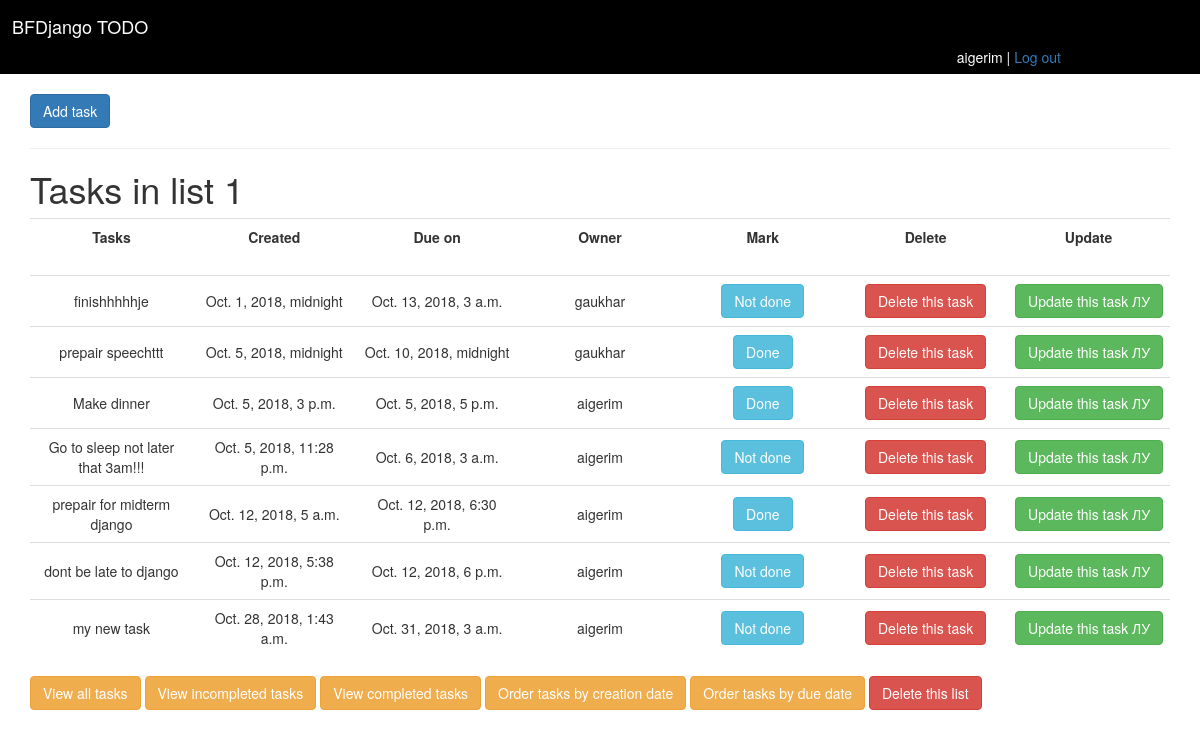
The app's page /main/1/creation_order/ (signed in) with its own data.
### main/models.py (models this page shows, shortened)
class Task(models.Model):
    title = models.CharField(max_length=100)
    created = models.DateTimeField()
    due_to = models.DateTimeField()
    owner = models.ForeignKey(User,on_delete=models.CASCADE,related_name = 'main_tasks')
    mark = models.BooleanField();

### main/views.py (the view)
# urls.py: path('1/creation_order/', views.creation_order,name='creation'),
@login_required
def creation_order(request):
    tasks =  Task.objects.all().order_by("created");
    context = {'tasks':tasks }
    return render(request,'todo_list.html',{'tasks':tasks })

### cbv/templates/todo_list.html
{% extends 'base.html' %}
{% block body %}
		<a href="{% url 'add_task' %}" class="btn btn-primary">Add task</a>
	<hr><h1>Tasks in list 1</h1>
	<table class="table table-hover equal-width-cols">
    <tr>
      <th scope="col" class>Tasks</th>
      <th scope="col">Created</th>
      <th scope="col">Due on</th>
      <th scope="col">Owner</th>
       <th scope="col">Mark</th>
       <th scope="col">Delete</th>
       <th scope="col">Update</th>
    </tr>
</table>
<table class="table table-hover equal-width-cols">
	{% for curtask in tasks %}
	<tr>
			<td class = "centered">{{curtask.title}}</td>
			<td class = "centered">{{curtask.created}}</td>
			<td class = "centered">{{curtask.due_to}}</td>
			<td class = "centered">{{curtask.owner}}</td>
			{% if curtask.mark == True %}
			<td class = "centered"><a class="btn btn-info" href="">Done</a></td>
			{% else %}
			<td class = "centered"><a href="{% url 'task_done' curtask.id %}" class="btn btn-info">Not done</a></td>
			{% endif %}
			<td class = "centered"><a href="{% url 'delete_task' curtask.id %}" class="btn btn-danger">Delete this task</a></td>
			<td class = "centered"><a href="{% url 'update_task' curtask.id %}" class="btn btn-success">Update this task ЛУ</a></td>
		</tr>
		{% endfor %}
</table>
	<a href="{% url 'index' %}" class="btn btn-warning">View all tasks</a>
 	<a href="{% url 'incompleted' %}" class="btn btn-warning">View incompleted tasks</a>
	<a href="{% url 'completed' %}" class="btn btn-warning">View completed tasks</a>
	<a href="{% url 'creation' %}" class="btn btn-warning">Order tasks by creation date</a>
	 <a href="{% url 'due_order' %}" class="btn btn-warning">Order tasks by due date</a>
	 <a href="{% url 'delete_list' %}" class="btn btn-danger">Delete this list</a>
{% endblock %}

### cbv/templates/base.html (shortened to what this page needs)
{% load static %}
<!DOCTYPE html>
<html>
<head>
	<link rel="stylesheet" type="text/css" href="{% static 'css/bootstrap1.css'%}">
	<link rel="stylesheet" type="text/css" href="{% static 'css/mycustom.css' %}">
</head>
<body>
<div class="jumbotron">
	<h4>BFDjango TODO </h4>
	  {% if user.is_authenticated %}
	<span class="users">{{user.username}} |
	<a href="{% url 'logout' %}" >Log out</a></span>
	   {% else %}
	  <a href="{% url 'register' %} " class='users'>Sign Up</a>
	      {% endif %}
</div>
<div class="container">
{% block body %}
{% endblock %}
</div>
</body>
</html>

### main/static/css/mycustom.css (style rules this page uses)
.jumbotron { background-color: black; margin-bottom: 20px; color:white; padding:7px; padding-left: 12px; }
.users { padding-left: 80%; }
.equal-width-cols { width: 100%; table-layout: fixed; }
.equal-width-cols td { width: 100%; text-align:center; }

### records on screen
Task: title "finishhhhhje", created "Oct. 1, 2018, midnight", due_to "Oct. 13, 2018, 3 a.m.", owner "gaukhar", mark "Not done"
Task: title "prepair speechttt", created "Oct. 5, 2018, midnight", due_to "Oct. 10, 2018, midnight", owner "gaukhar", mark "Done"
Task: title "Make dinner", created "Oct. 5, 2018, 3 p.m.", due_to "Oct. 5, 2018, 5 p.m.", owner "aigerim", mark "Done"
Task: title "Go to sleep not later that 3am!!!", created "Oct. 5, 2018, 11:28 p.m.", due_to "Oct. 6, 2018, 3 a.m.", owner "aigerim", mark "Not done"
Task: title "prepair for midterm django", created "Oct. 12, 2018, 5 a.m.", due_to "Oct. 12, 2018, 6:30 p.m.", owner "aigerim", mark "Done"
Task: title "dont be late to django", created "Oct. 12, 2018, 5:38 p.m.", due_to "Oct. 12, 2018, 6 p.m.", owner "aigerim", mark "Not done"
Task: title "my new task", created "Oct. 28, 2018, 1:43 a.m.", due_to "Oct. 31, 2018, 3 a.m.", owner "aigerim", mark "Not done"

### other values on screen
{{ user.username }} "aigerim"
